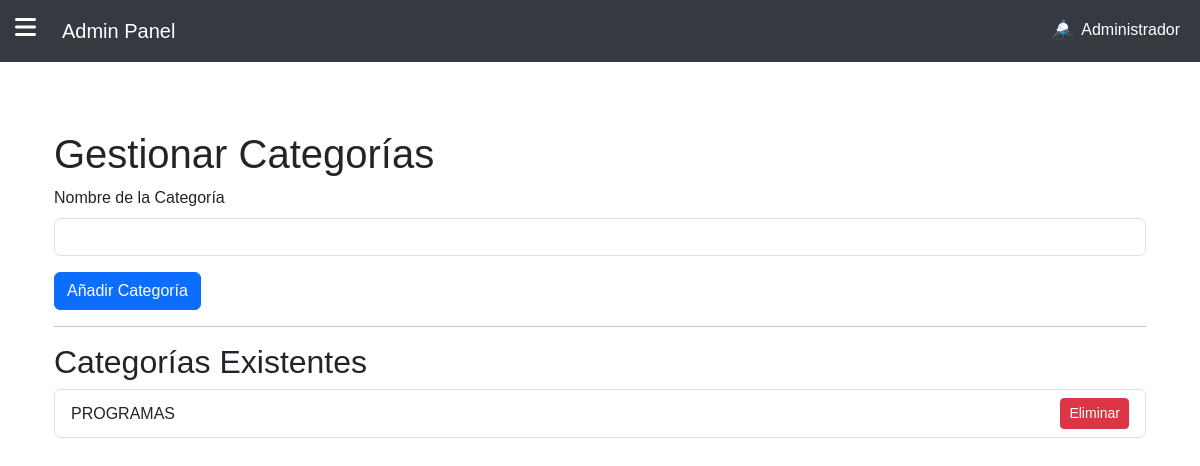
The app's page /admin/manage_categories (signed in), older data.
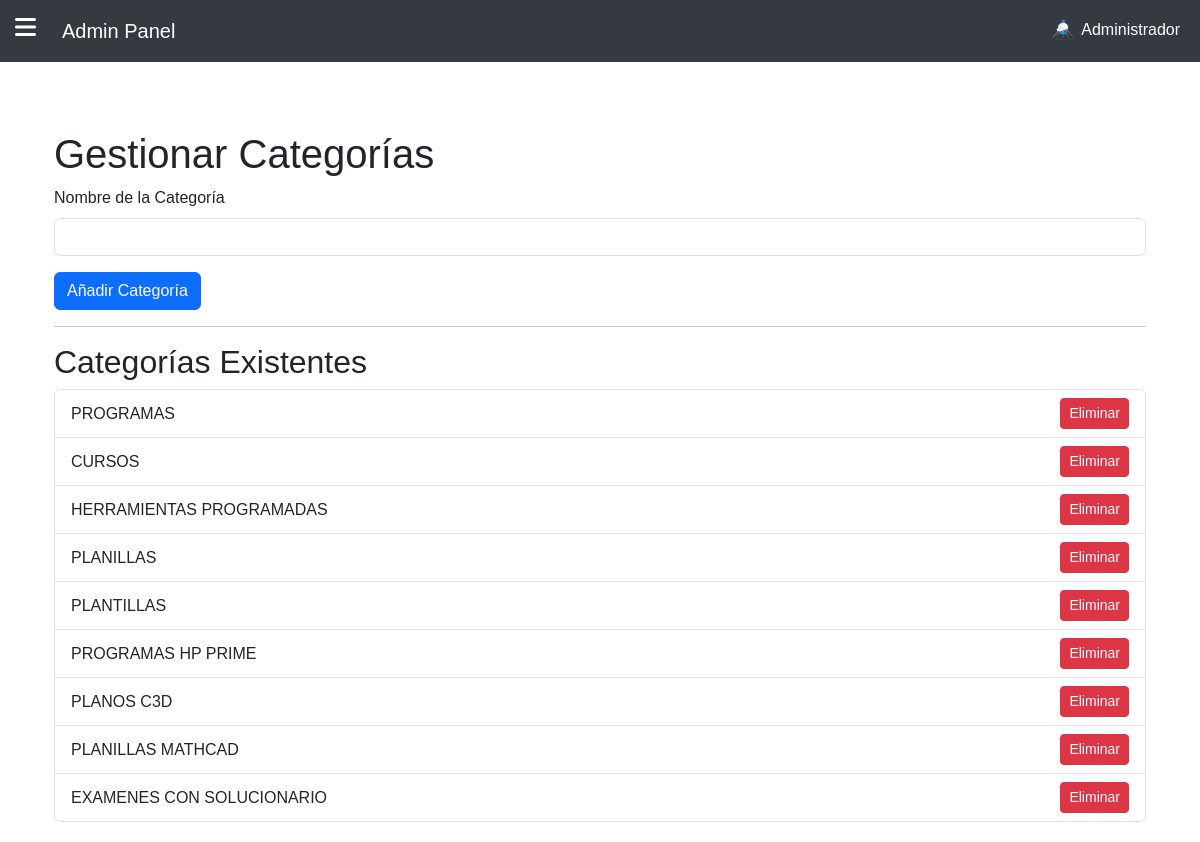
The same page, newer data.
### app.py (models this page shows, shortened)
class User(db.Model):
    id = db.Column(db.Integer, primary_key=True)
    email = db.Column(db.String(120), unique=True, nullable=False)
    password = db.Column(db.String(200), nullable=False)
    is_superadmin = db.Column(db.Boolean, default=False)
    full_name = db.Column(db.String(150), nullable=True, default="Administrador")
    bio = db.Column(db.Text, nullable=True)
    contact_number = db.Column(db.String(20), nullable=True)
    profile_picture = db.Column(db.String(200), nullable=True, default="default_profile.png")

class Category(db.Model):
    id = db.Column(db.Integer, primary_key=True)
    name = db.Column(db.String(100), unique=True, nullable=False)

### app.py (the view, shortened to what this page needs)
@app.route('/admin/manage_categories', methods=['GET', 'POST'])
@login_required
@superadmin_required
def manage_categories():
    categories = Category.query.all()
    return render_template('admin/manage_categories.html', categories=categories, is_superadmin=True, admin=User.query.get(session['user_id']))

### app.py (called while the page is built)
def superadmin_required(f):
    @wraps(f)
    def decorated_function(*args, **kwargs):
        user = User.query.get(session.get('user_id'))
        if not user or not user.is_superadmin:
            flash('Acceso denegado. Privilegios de superadministrador requeridos.', 'danger')
            return redirect(url_for('dashboard'))
        return f(*args, **kwargs)
    return decorated_function

def login_required(f):
    @wraps(f)
    def decorated_function(*args, **kwargs):
        if 'user_id' not in session:
            session['next'] = request.url
            return redirect(url_for('login'))
        return f(*args, **kwargs)
    return decorated_function

@app.context_processor
def inject_user():
    user_id = session.get('user_id')
    user_type = session.get('user_type')
    if user_id:
        if user_type == 'admin':
            admin = User.query.get(user_id)
            if admin:
                return {'admin': admin}
        elif user_type == 'regular':
            user = RegularUser.query.get(user_id)
            if user:
                return {'user': user}
    return {}

### templates/admin/manage_categories.html (shortened to what this page needs)
{% extends "base.html" %}
{% block content %}
<div class="container mt-5">
    <h1>Gestionar Categorías</h1>
    {% if is_superadmin %}
    <form method="POST" action="{{ url_for('manage_categories') }}">
        <div class="mb-3">
            <label for="name" class="form-label">Nombre de la Categoría</label>
            <input type="text" class="form-control" id="name" name="name" required>
        </div>
        <button type="submit" class="btn btn-primary">Añadir Categoría</button>
    </form>
    <hr>
    {% endif %}
    <h2>Categorías Existentes</h2>
    <ul class="list-group">
        {% for category in categories %}
        <li class="list-group-item d-flex justify-content-between align-items-center">
            {{ category.name }}
            {% if is_superadmin %}
            <a href="{{ url_for('delete_category', category_id=category.id) }}" class="btn btn-danger btn-sm">Eliminar</a>
            {% endif %}
        </li>
        {% endfor %}
    </ul>
</div>
{% endblock %}

### templates/base.html (shortened to what this page needs)
<!DOCTYPE html>
<html lang="es">
<head>
    <link href="https://cdn.jsdelivr.net/npm/bootstrap@5.3.0/dist/css/bootstrap.min.css" rel="stylesheet">
    <link rel="stylesheet" href="https://cdnjs.cloudflare.com/ajax/libs/font-awesome/6.0.0-beta3/css/all.min.css">
</head>
<body>
    <div class="menu-toggle" id="menu-toggle">
        <i class="fas fa-bars"></i>
    </div>
    <nav class="navbar navbar-expand-lg navbar-dark">
        <div class="container-fluid">
            <a class="navbar-brand" href="{{ url_for('dashboard') }}">Admin Panel</a>
            <div class="collapse navbar-collapse">
                <ul class="navbar-nav ms-auto">
                    <li class="nav-item dropdown">
                        <a class="nav-link dropdown-toggle" href="#" id="navbarDropdownAdmin" role="button" data-bs-toggle="dropdown" aria-expanded="false">
                            {% if admin and admin.profile_picture %}
                            <img src="{{ url_for('uploaded_file', filename=admin.profile_picture) }}" alt="Foto de Perfil" class="rounded-circle" width="30" height="30">
                            {% else %}
                            <img src="{{ url_for('static', filename='images/default_user.png') }}" alt="Foto de Perfil Predeterminada" class="rounded-circle" width="30" height="30">
                            {% endif %}
                            {{ admin.full_name or 'Perfil' }}
                        </a>
                    </li>
                </ul>
            </div>
        </div>
    </nav>
    <div class="content" id="content">
        <div class="container mt-4">
            {% block content %}{% endblock %}
        </div>
    </div>
</body>
</html>

### templates/base.html (style rules this page uses)
body { margin: 0; padding: 0; font-family: Arial, sans-serif; overflow-x: hidden; }
.navbar { background-color: #343a40; }
.navbar .nav-link, .navbar .navbar-brand { color: white !important; }
.content { margin-left: 0; padding: 20px; transition: margin-left 0.3s; }
.menu-toggle { cursor: pointer; color: white; font-size: 24px; position: absolute; top: 15px; left: 15px; z-index: 1100; display: flex; align-items: center; }
.navbar-brand { margin-left: 50px; }
.dropdown-toggle::after { display: none; }
.navbar-collapse { flex-grow: 0; }
.navbar .navbar-nav .nav-item { margin-left: 20px; }

Row changes from the older to the newer data that the page shows:
added Category: name "CURSOS"
added Category: name "HERRAMIENTAS PROGRAMADAS"
added Category: name "PLANILLAS"
added Category: name "PLANTILLAS"
added Category: name "PROGRAMAS HP PRIME"
added Category: name "PLANOS C3D"
added Category: name "PLANILLAS MATHCAD"
added Category: name "EXAMENES CON SOLUCIONARIO"
